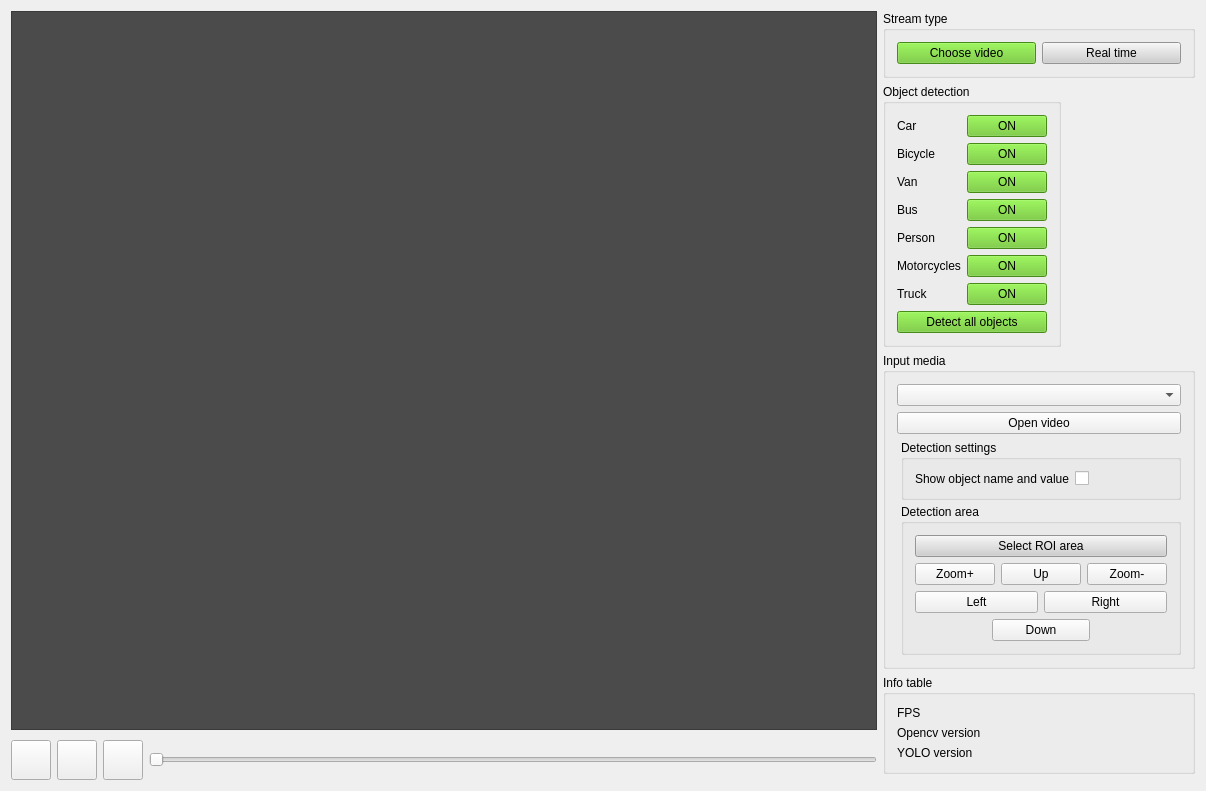
<?xml version="1.0" encoding="UTF-8"?>
<ui version="4.0">
 <class>BCprojectClass</class>
 <widget class="QMainWindow" name="BCprojectClass">
  <property name="geometry">
   <rect>
    <x>0</x>
    <y>0</y>
    <width>1206</width>
    <height>777</height>
   </rect>
  </property>
  <property name="windowTitle">
   <string>BCproject</string>
  </property>
  <widget class="QWidget" name="centralWidget">
   <property name="minimumSize">
    <size>
     <width>600</width>
     <height>0</height>
    </size>
   </property>
   <layout class="QGridLayout" name="gridLayout">
    <item row="1" column="1">
     <widget class="QGroupBox" name="groupBox">
      <property name="sizePolicy">
       <sizepolicy hsizetype="Maximum" vsizetype="Maximum">
        <horstretch>0</horstretch>
        <verstretch>0</verstretch>
       </sizepolicy>
      </property>
      <property name="title">
       <string>Object detection</string>
      </property>
      <layout class="QVBoxLayout" name="verticalLayout_7">
       <item>
        <layout class="QVBoxLayout" name="verticalLayout_2">
         <item>
          <layout class="QHBoxLayout" name="horizontalLayout">
           <item>
            <widget class="QLabel" name="label">
             <property name="text">
              <string>Car</string>
             </property>
            </widget>
           </item>
           <item>
            <widget class="QPushButton" name="BtnCar">
             <property name="cursor">
              <cursorShape>PointingHandCursor</cursorShape>
             </property>
             <property name="styleSheet">
              <string notr="true">background:rgba(100, 195, 35, 255)</string>
             </property>
             <property name="text">
              <string>ON</string>
             </property>
            </widget>
           </item>
          </layout>
         </item>
         <item>
          <layout class="QHBoxLayout" name="horizontalLayout_2">
           <item>
            <widget class="QLabel" name="label_2">
             <property name="text">
              <string>Bicycle</string>
             </property>
            </widget>
           </item>
           <item>
            <widget class="QPushButton" name="BtnBicycle">
             <property name="cursor">
              <cursorShape>PointingHandCursor</cursorShape>
             </property>
             <property name="styleSheet">
              <string notr="true">background:rgba(100, 195, 35, 255)</string>
             </property>
             <property name="text">
              <string>ON</string>
             </property>
            </widget>
           </item>
          </layout>
         </item>
         <item>
          <layout class="QHBoxLayout" name="horizontalLayout_3">
           <item>
            <widget class="QLabel" name="label_3">
             <property name="text">
              <string>Van</string>
             </property>
            </widget>
           </item>
           <item>
            <widget class="QPushButton" name="BtnVan">
             <property name="cursor">
              <cursorShape>PointingHandCursor</cursorShape>
             </property>
             <property name="styleSheet">
              <string notr="true">background:rgba(100, 195, 35, 255)</string>
             </property>
             <property name="text">
              <string>ON</string>
             </property>
            </widget>
           </item>
          </layout>
         </item>
         <item>
          <layout class="QHBoxLayout" name="horizontalLayout_16">
           <item>
            <widget class="QLabel" name="label_11">
             <property name="text">
              <string>Bus</string>
             </property>
            </widget>
           </item>
           <item>
            <widget class="QPushButton" name="BtnBus">
             <property name="enabled">
              <bool>true</bool>
             </property>
             <property name="styleSheet">
              <string notr="true">background:rgba(100, 195, 35, 255)</string>
             </property>
             <property name="text">
              <string>ON</string>
             </property>
            </widget>
           </item>
          </layout>
         </item>
         <item>
          <layout class="QHBoxLayout" name="horizontalLayout_4">
           <item>
            <widget class="QLabel" name="label_4">
             <property name="text">
              <string>Person</string>
             </property>
            </widget>
           </item>
           <item>
            <widget class="QPushButton" name="BtnPerson">
             <property name="cursor">
              <cursorShape>PointingHandCursor</cursorShape>
             </property>
             <property name="styleSheet">
              <string notr="true">background:rgba(100, 195, 35, 255)</string>
             </property>
             <property name="text">
              <string>ON</string>
             </property>
            </widget>
           </item>
          </layout>
         </item>
         <item>
          <layout class="QHBoxLayout" name="horizontalLayout_5">
           <item>
            <widget class="QLabel" name="label_5">
             <property name="text">
              <string>Motorcycles</string>
             </property>
            </widget>
           </item>
           <item>
            <widget class="QPushButton" name="BtnMotorbike">
             <property name="cursor">
              <cursorShape>PointingHandCursor</cursorShape>
             </property>
             <property name="styleSheet">
              <string notr="true">background:rgba(100, 195, 35, 255)</string>
             </property>
             <property name="text">
              <string>ON</string>
             </property>
            </widget>
           </item>
          </layout>
         </item>
         <item>
          <layout class="QHBoxLayout" name="horizontalLayout_6">
           <item>
            <widget class="QLabel" name="label_6">
             <property name="text">
              <string>Truck</string>
             </property>
            </widget>
           </item>
           <item>
            <widget class="QPushButton" name="BtnTruck">
             <property name="cursor">
              <cursorShape>PointingHandCursor</cursorShape>
             </property>
             <property name="styleSheet">
              <string notr="true">background:rgba(100, 195, 35, 255)</string>
             </property>
             <property name="text">
              <string>ON</string>
             </property>
            </widget>
           </item>
          </layout>
         </item>
        </layout>
       </item>
       <item>
        <widget class="QPushButton" name="BtnDetect">
         <property name="cursor">
          <cursorShape>PointingHandCursor</cursorShape>
         </property>
         <property name="styleSheet">
          <string notr="true">background:rgba(100, 195, 35, 255)</string>
         </property>
         <property name="text">
          <string>Detect all objects</string>
         </property>
        </widget>
       </item>
      </layout>
     </widget>
    </item>
    <item row="2" column="1">
     <widget class="QGroupBox" name="groupBox_2">
      <property name="title">
       <string>Input media</string>
      </property>
      <layout class="QVBoxLayout" name="verticalLayout_3">
       <item>
        <widget class="QComboBox" name="comboBox">
         <property name="currentText">
          <string/>
         </property>
        </widget>
       </item>
       <item>
        <widget class="QPushButton" name="LoadVideoBtn">
         <property name="sizePolicy">
          <sizepolicy hsizetype="Preferred" vsizetype="Preferred">
           <horstretch>0</horstretch>
           <verstretch>0</verstretch>
          </sizepolicy>
         </property>
         <property name="styleSheet">
          <string notr="true">/*background-color:rgb(151, 0, 226);
color: white;
border-style: outset;
border-width: 2px;
border-radius: 10px;
border-color: black;*/
</string>
         </property>
         <property name="text">
          <string>Open video</string>
         </property>
        </widget>
       </item>
       <item>
        <layout class="QVBoxLayout" name="verticalLayout_11">
         <property name="spacing">
          <number>4</number>
         </property>
         <property name="leftMargin">
          <number>4</number>
         </property>
         <item>
          <widget class="QGroupBox" name="groupBox_5">
           <property name="title">
            <string>Detection settings</string>
           </property>
           <layout class="QVBoxLayout" name="verticalLayout_6">
            <item>
             <layout class="QHBoxLayout" name="horizontalLayout_10">
              <item>
               <widget class="QLabel" name="label_9">
                <property name="text">
                 <string>Show object name and value</string>
                </property>
               </widget>
              </item>
              <item>
               <widget class="QCheckBox" name="checkBox_2">
                <property name="enabled">
                 <bool>true</bool>
                </property>
               </widget>
              </item>
             </layout>
            </item>
           </layout>
          </widget>
         </item>
         <item>
          <widget class="QGroupBox" name="groupBox_3">
           <property name="title">
            <string>Detection area</string>
           </property>
           <layout class="QVBoxLayout" name="verticalLayout_4">
            <item>
             <widget class="QPushButton" name="BtnROI">
              <property name="styleSheet">
               <string notr="true">background:rgb(207, 207, 207)</string>
              </property>
              <property name="text">
               <string>Select ROI area</string>
              </property>
             </widget>
            </item>
            <item>
             <layout class="QVBoxLayout" name="verticalLayout_5">
              <item>
               <layout class="QHBoxLayout" name="horizontalLayout_9">
                <item>
                 <widget class="QPushButton" name="BtnROIzoomPlus">
                  <property name="text">
                   <string>Zoom+</string>
                  </property>
                 </widget>
                </item>
                <item>
                 <widget class="QPushButton" name="BtnROIup">
                  <property name="text">
                   <string>Up</string>
                  </property>
                 </widget>
                </item>
                <item>
                 <widget class="QPushButton" name="BtnROIzoomMinus">
                  <property name="text">
                   <string>Zoom-</string>
                  </property>
                 </widget>
                </item>
               </layout>
              </item>
             </layout>
            </item>
            <item>
             <layout class="QHBoxLayout" name="horizontalLayout_14">
              <item>
               <widget class="QPushButton" name="BtnROIleft">
                <property name="text">
                 <string>Left</string>
                </property>
               </widget>
              </item>
              <item>
               <widget class="QPushButton" name="BtnROIright">
                <property name="text">
                 <string>Right</string>
                </property>
               </widget>
              </item>
             </layout>
            </item>
            <item>
             <layout class="QHBoxLayout" name="horizontalLayout_15">
              <item>
               <spacer name="horizontalSpacer">
                <property name="orientation">
                 <enum>Qt::Horizontal</enum>
                </property>
                <property name="sizeType">
                 <enum>QSizePolicy::Fixed</enum>
                </property>
                <property name="sizeHint" stdset="0">
                 <size>
                  <width>77</width>
                  <height>3</height>
                 </size>
                </property>
               </spacer>
              </item>
              <item>
               <widget class="QPushButton" name="BtnROIdown">
                <property name="text">
                 <string>Down</string>
                </property>
               </widget>
              </item>
              <item>
               <spacer name="horizontalSpacer_2">
                <property name="orientation">
                 <enum>Qt::Horizontal</enum>
                </property>
                <property name="sizeType">
                 <enum>QSizePolicy::Fixed</enum>
                </property>
                <property name="sizeHint" stdset="0">
                 <size>
                  <width>77</width>
                  <height>20</height>
                 </size>
                </property>
               </spacer>
              </item>
             </layout>
            </item>
           </layout>
          </widget>
         </item>
        </layout>
       </item>
      </layout>
     </widget>
    </item>
    <item row="0" column="0" rowspan="5">
     <layout class="QVBoxLayout" name="verticalLayout">
      <item>
       <widget class="QGraphicsView" name="graphicsView">
        <property name="enabled">
         <bool>true</bool>
        </property>
        <property name="styleSheet">
         <string notr="true">background-color:rgb(75, 75, 75);
</string>
        </property>
       </widget>
      </item>
      <item>
       <layout class="QHBoxLayout" name="horizontalLayout_8">
        <property name="topMargin">
         <number>4</number>
        </property>
        <item>
         <widget class="QPushButton" name="playBtn">
          <property name="sizePolicy">
           <sizepolicy hsizetype="Preferred" vsizetype="Preferred">
            <horstretch>0</horstretch>
            <verstretch>0</verstretch>
           </sizepolicy>
          </property>
          <property name="minimumSize">
           <size>
            <width>40</width>
            <height>40</height>
           </size>
          </property>
          <property name="cursor">
           <cursorShape>PointingHandCursor</cursorShape>
          </property>
          <property name="styleSheet">
           <string notr="true">/*background-color:rgb(151, 0, 226);
color: white;
border-style: outset;
border-width: 2px;
border-radius: 10px;
border-color: black;*/
</string>
          </property>
          <property name="text">
           <string/>
          </property>
          <property name="icon">
           <iconset>
            <normaloff>../../QtWidgetsApplication2/QtWidgetsApplication2/Play-512.png</normaloff>../../QtWidgetsApplication2/QtWidgetsApplication2/Play-512.png</iconset>
          </property>
          <property name="iconSize">
           <size>
            <width>20</width>
            <height>20</height>
           </size>
          </property>
         </widget>
        </item>
        <item>
         <widget class="QPushButton" name="PauseBtn">
          <property name="minimumSize">
           <size>
            <width>40</width>
            <height>40</height>
           </size>
          </property>
          <property name="maximumSize">
           <size>
            <width>28</width>
            <height>16777215</height>
           </size>
          </property>
          <property name="cursor">
           <cursorShape>PointingHandCursor</cursorShape>
          </property>
          <property name="text">
           <string/>
          </property>
          <property name="icon">
           <iconset>
            <normaloff>../../QtWidgetsApplication2/QtWidgetsApplication2/Pause-513.png</normaloff>../../QtWidgetsApplication2/QtWidgetsApplication2/Pause-513.png</iconset>
          </property>
          <property name="iconSize">
           <size>
            <width>18</width>
            <height>18</height>
           </size>
          </property>
         </widget>
        </item>
        <item>
         <widget class="QPushButton" name="StopBtn">
          <property name="enabled">
           <bool>true</bool>
          </property>
          <property name="sizePolicy">
           <sizepolicy hsizetype="Preferred" vsizetype="Preferred">
            <horstretch>0</horstretch>
            <verstretch>0</verstretch>
           </sizepolicy>
          </property>
          <property name="minimumSize">
           <size>
            <width>40</width>
            <height>40</height>
           </size>
          </property>
          <property name="cursor">
           <cursorShape>PointingHandCursor</cursorShape>
          </property>
          <property name="styleSheet">
           <string notr="true">/*background-color:rgb(151, 0, 226);
color: white;
border-style: outset;
border-width: 2px;
border-radius: 10px;
border-color: black;*/
</string>
          </property>
          <property name="text">
           <string/>
          </property>
          <property name="icon">
           <iconset>
            <normaloff>../../QtWidgetsApplication2/QtWidgetsApplication2/Stop-512.png</normaloff>../../QtWidgetsApplication2/QtWidgetsApplication2/Stop-512.png</iconset>
          </property>
          <property name="iconSize">
           <size>
            <width>18</width>
            <height>18</height>
           </size>
          </property>
         </widget>
        </item>
        <item>
         <widget class="QSlider" name="slider">
          <property name="orientation">
           <enum>Qt::Horizontal</enum>
          </property>
         </widget>
        </item>
       </layout>
      </item>
     </layout>
    </item>
    <item row="0" column="1">
     <widget class="QGroupBox" name="groupBox_4">
      <property name="title">
       <string>Stream type</string>
      </property>
      <layout class="QGridLayout" name="gridLayout_2">
       <item row="0" column="0">
        <layout class="QHBoxLayout" name="horizontalLayout_17">
         <item>
          <widget class="QPushButton" name="chooseVideoBtn">
           <property name="styleSheet">
            <string notr="true">background:rgba(100, 195, 35, 255)</string>
           </property>
           <property name="text">
            <string>Choose video</string>
           </property>
          </widget>
         </item>
         <item>
          <widget class="QPushButton" name="realTimeBtn">
           <property name="styleSheet">
            <string notr="true">background:rgb(207, 207, 207)</string>
           </property>
           <property name="text">
            <string>Real time</string>
           </property>
          </widget>
         </item>
        </layout>
       </item>
      </layout>
     </widget>
    </item>
    <item row="3" column="1">
     <widget class="QGroupBox" name="groupBox_6">
      <property name="title">
       <string>Info table</string>
      </property>
      <layout class="QVBoxLayout" name="verticalLayout_8">
       <item>
        <layout class="QHBoxLayout" name="horizontalLayout_7">
         <item>
          <widget class="QLabel" name="label_10">
           <property name="text">
            <string>FPS</string>
           </property>
          </widget>
         </item>
         <item>
          <widget class="QLabel" name="label_8">
           <property name="text">
            <string/>
           </property>
          </widget>
         </item>
        </layout>
       </item>
       <item>
        <layout class="QHBoxLayout" name="horizontalLayout_13">
         <item>
          <widget class="QLabel" name="label_16">
           <property name="text">
            <string>Opencv version</string>
           </property>
          </widget>
         </item>
         <item>
          <widget class="QLabel" name="label_15">
           <property name="text">
            <string/>
           </property>
          </widget>
         </item>
        </layout>
       </item>
       <item>
        <layout class="QHBoxLayout" name="horizontalLayout_18">
         <item>
          <widget class="QLabel" name="label_17">
           <property name="text">
            <string>YOLO version</string>
           </property>
          </widget>
         </item>
         <item>
          <widget class="QLabel" name="label_18">
           <property name="text">
            <string/>
           </property>
          </widget>
         </item>
        </layout>
       </item>
      </layout>
     </widget>
    </item>
   </layout>
  </widget>
 </widget>
 <layoutdefault spacing="6" margin="11"/>
 <resources>
  <include location="BCproject.qrc"/>
 </resources>
 <connections/>
</ui>
